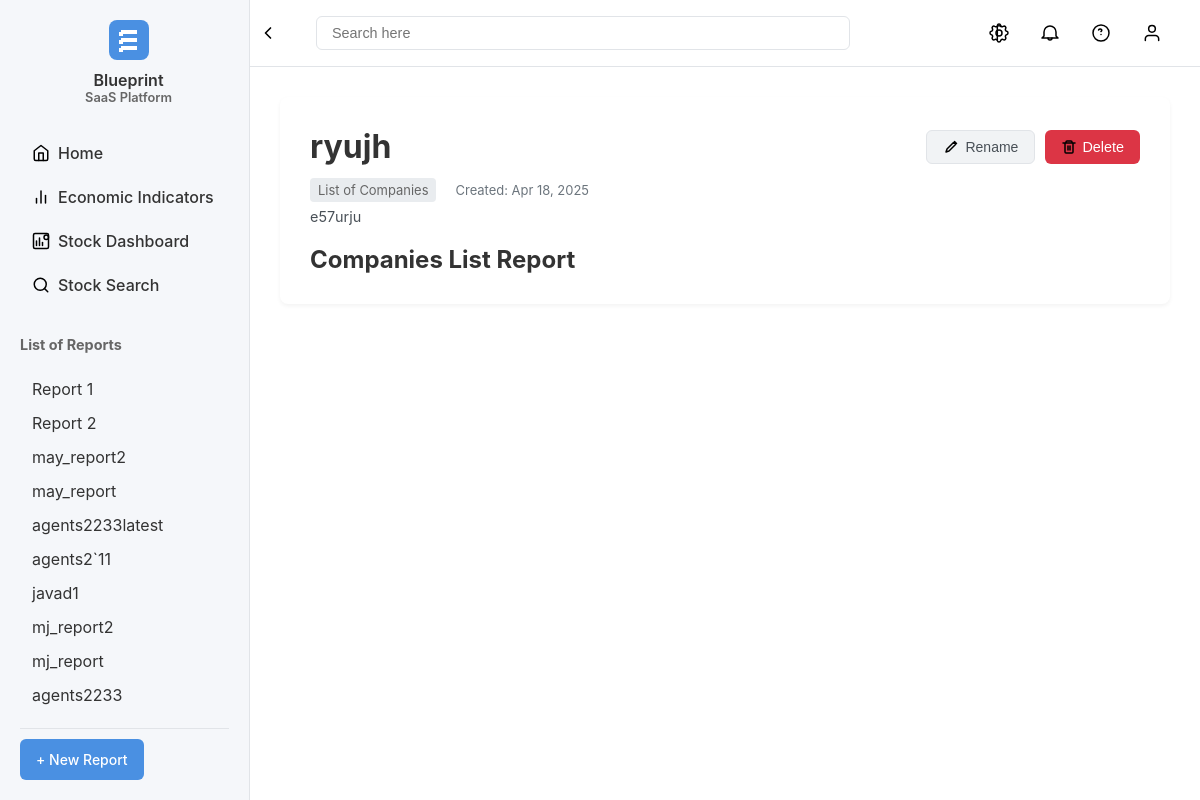
Screenshot of /dashboard/report/6/ with the database file from the repository.
### dashboard/models.py (models this page shows, shortened)
class Report(models.Model):
    REPORT_TYPES = [
        ('individual', 'Individual Company'),
        ('list', 'List of Companies'),
        ('market', 'Market Sector'),
    ]
    name = models.CharField(max_length=200)
    report_type = models.CharField(max_length=20, choices=REPORT_TYPES)
    description = models.TextField(blank=True, null=True)
    submitted_text = models.TextField(blank=True, null=True)
    created_at = models.DateTimeField(auto_now_add=True)
    updated_at = models.DateTimeField(auto_now=True)

### dashboard/views.py (the view)
# urls.py: path('report/<int:report_id>/', views.view_report, name='view_report'),
def view_report(request, report_id):
    report = get_object_or_404(Report, id=report_id)
    latest_analysis = StockAnalysis.objects.filter(report=report).order_by('-created_at').first()
    context = {
        'report': report,
        'latest_analysis': latest_analysis,
        **get_reports_context()
    }
    return render(request, 'dashboard/view_report.html', context)

### dashboard/context_processors.py (called while the page is built)
def reports_processor(request):
    return {'reports': Report.objects.all().order_by('-created_at')}

### dashboard/views.py (called while the page is built)
def get_reports_context():
    return {'reports': Report.objects.all().order_by('-created_at')}

### dashboard/templates/dashboard/view_report.html (shortened to what this page needs)
{% extends 'dashboard/base.html' %}
{% load static %}
{% block content %}
<div class="report-view">
    <div class="report-header">
        <div class="report-title">
            <h1 id="report-name">{{ report.name }}</h1>
            <div class="report-actions">
                <button class="btn-secondary" onclick="startRename()">
                    <img src="{% static 'dashboard/images/edit.svg' %}" alt="Edit" class="icon">
                    Rename
                </button>
                <button class="btn-danger" onclick="showDeleteModal()">
                    <img src="{% static 'dashboard/images/delete.svg' %}" alt="Delete" class="icon">
                    Delete
                </button>
            </div>
        </div>
        <div class="report-meta">
            <span class="report-type">{{ report.get_report_type_display }}</span>
            <span class="report-date">Created: {{ report.created_at|date:"M d, Y" }}</span>
            {% if report.description %}
            <div class="report-description">
                <p>{{ report.description }}</p>
            </div>
            {% endif %}
        </div>
    </div>
    <div class="report-content">
        {% if report.report_type == 'individual' %}
            <div class="company-report">
                <h2>Individual Company Report</h2>
                <div class="text-submission-form">
                    <h3>Enter Name of the Public Company</h3>
                    <div class="quick-links">
                        <a href="{% url 'stock_analyzer:stock_dashboard' %}" class="btn-secondary">
                            <img src="{% static 'dashboard/images/chart.svg' %}" alt="Dashboard" class="icon">
                            Stock Dashboard
                        </a>
                        <a href="{% url 'stock_analyzer:stock_search' %}" class="btn-secondary">
                            <img src="{% static 'dashboard/images/search.svg' %}" alt="Search" class="icon">
                            Search Stocks
                        </a>
                    </div>
                    <form id="text-submission-form" method="POST" action="{% url 'stock_analyzer:process_stock_analysis' report.id %}">
                        {% csrf_token %}
                        <div class="form-group">
                            <input type="text" id="stock-symbol" name="stock_symbol" class="form-control" placeholder="e.g., AAPL, TSLA, MSFT" required>
                        </div>
                        <div class="button-group">
                            <button type="submit" class="btn-primary analyze-btn">
                                <img src="{% static 'dashboard/images/chart.svg' %}" alt="Chart" class="icon">
                                Analyze Stock
                            </button>
                            <button type="button" class="btn-primary stock-info-btn" onclick="getStockInfo()">
                                <img src="{% static 'dashboard/images/info.svg' %}" alt="Info" class="icon">
                                Stock Information Report
                            </button>
                        </div>
                    </form>
                    <div id="analysis-status" class="analysis-status" style="display: none;">
                        <div class="spinner"></div>
                        <p>Analyzing stock data...</p>
                    </div>
                    <div class="reports-container">
                        <div id="stock-info-result" class="stock-info-result" style="display: none;">
                            <div class="stock-info-header">
                                <h2>Stock Information for <span id="info-symbol"></span></h2>
                            </div>
                            <div class="stock-info-content">
                            </div>
                        </div>
                        <div id="analysis-result" class="analysis-result" {% if not latest_analysis %}style="display: none;"{% endif %}>
                            <div class="analysis-header">
                                <h2>Analysis Results for <span id="result-symbol">{% if latest_analysis %}{{ latest_analysis.stock_symbol }}{% endif %}</span></h2>
                                <div class="analysis-actions">
                                    <button id="toggle-full-analysis" class="btn-secondary">View Full Analysis</button>
                                    {% if latest_analysis %}
                                    <a href="{% url 'stock_analyzer:stock_dashboard_with_symbol' latest_analysis.stock_symbol %}" class="btn-primary">
                                        <img src="{% static 'dashboard/images/chart.svg' %}" alt="Dashboard" class="icon">
                                        View Stock Dashboard
                                    </a>
                                    {% endif %}
                                </div>
                            </div>
                            <div class="analysis-content markdown-content">
                                {% if latest_analysis %}
                                    <div class="analysis-preview">
                                        {{ latest_analysis.analysis_result|safe }}
                                    </div>
                                    <div class="analysis-full" style="display: none;">
                                        {{ latest_analysis.analysis_result|safe }}
                                    </div>
                                {% endif %}
                            </div>
                        </div>
                    </div>
                </div>
            </div>
        {% elif report.report_type == 'list' %}
            <div class="companies-list">
                <h2>Companies List Report</h2>
            </div>
        {% elif report.report_type == 'market' %}
            <div class="market-report">
                <h2>Market Sector Report</h2>
            </div>
        {% endif %}
    </div>
</div>
{% endblock %}
{% block extra_css %}
<link rel="stylesheet" href="{% static 'dashboard/css/view_report.css' %}">
{% endblock %}

### dashboard/templates/dashboard/base.html (shortened to what this page needs)
<!DOCTYPE html>
<html lang="en">
<head>
    {% load static %}
    <link rel="stylesheet" href="{% static 'dashboard/css/style.css' %}">
    {% block extra_css %}{% endblock %}
</head>
<body>
    <div class="container">
        <aside class="sidebar">
            <div class="logo-container">
                <img src="{% static 'dashboard/images/logo.svg' %}" alt="Blueprint" class="logo">
                <span>Blueprint</span>
                <span class="subtitle">SaaS Platform</span>
            </div>
            <div class="top-nav-items">
                <ul>
                    <li><a href="/" class="nav-item {% if request.path == '/' %}active{% endif %}">
                        <img src="{% static 'dashboard/images/home.svg' %}" alt="Home" class="icon">
                        Home
                    </a></li>
                    <li><a href="{% url 'stock_analyzer:economic_dashboard' %}" class="nav-item {% if '/stock-analyzer/economic/' in request.path %}active{% endif %}">
                        <img src="{% static 'dashboard/images/chart.svg' %}" alt="Economic Indicators" class="icon">
                        Economic Indicators
                    </a></li>
                    <li><a href="{% url 'stock_analyzer:stock_dashboard' %}" class="nav-item {% if '/stock-analyzer/dashboard/' in request.path %}active{% endif %}">
                        <img src="{% static 'dashboard/images/analytics.svg' %}" alt="Stock Dashboard" class="icon">
                        Stock Dashboard
                    </a></li>
                    <li><a href="{% url 'stock_analyzer:stock_search' %}" class="nav-item {% if '/stock-analyzer/search/' in request.path %}active{% endif %}">
                        <img src="{% static 'dashboard/images/search.svg' %}" alt="Stock Search" class="icon">
                        Stock Search
                    </a></li>
                </ul>
            </div>
            <nav class="nav-menu">
                <div class="nav-section">
                    <h3>List of Reports</h3>
                    <ul>
                        <li><a href="{% url 'dashboard:report1' %}" class="nav-item {% if request.path == '/dashboard/report1/' %}active{% endif %}">Report 1</a></li>
                        <li><a href="{% url 'dashboard:report2' %}" class="nav-item {% if request.path == '/dashboard/report2/' %}active{% endif %}">Report 2</a></li>
                        {% if reports %}
                            {% for report in reports %}
                                <li><a href="{% url 'dashboard:view_report' report.id %}" class="nav-item {% if request.resolver_match.kwargs.report_id == report.id|stringformat:'s' %}active{% endif %}">{{ report.name }}</a></li>
                            {% endfor %}
                        {% endif %}
                    </ul>
                </div>
                <div class="new-report-btn">
                    <a href="{% url 'dashboard:new_report' %}" class="btn-primary">+ New Report</a>
                </div>
            </nav>
        </aside>
        <main class="main-content">
            <header class="top-bar">
                <div class="search-container">
                    <button id="sidebar-toggle" class="icon-button">
                        <img src="{% static 'dashboard/images/menu.svg' %}" alt="Toggle Sidebar" class="sidebar-icon">
                    </button>
                    <input type="search" placeholder="Search here" class="search-input">
                </div>
                <div class="top-bar-actions">
                    <button class="icon-button settings">
                        <img src="{% static 'dashboard/images/settings.svg' %}" alt="Settings">
                    </button>
                    <button class="icon-button notifications">
                        <img src="{% static 'dashboard/images/bell.svg' %}" alt="Notifications">
                    </button>
                    <button class="icon-button help">
                        <img src="{% static 'dashboard/images/help.svg' %}" alt="Help">
                    </button>
                    <button class="icon-button profile">
                        <img src="{% static 'dashboard/images/profile.svg' %}" alt="Profile">
                    </button>
                </div>
            </header>
            <div class="content">
                {% block content %}
                {% endblock %}
            </div>
        </main>
    </div>
</body>
</html>

### dashboard/static/dashboard/css/view_report.css (style rules this page uses)
.btn-secondary { background-color: #f1f3f5; color: #495057; border: 1px solid #e1e4e8; padding: 8px 16px; border-radius: 6px; font-size: 14px; text-decoration: none; display: inline-flex; align-items: center; gap: 6px; transition: all 0.2s ease; }
.report-title { display: flex; justify-content: space-between; align-items: center; width: 100%; }
.report-actions { display: flex; gap: 10px; margin-left: auto; }
.report-header { margin-bottom: 20px; }
.report-meta { margin-top: 15px; }
.report-type { background-color: #e9ecef; padding: 4px 8px; border-radius: 4px; font-size: 0.9em; margin-right: 15px; }
.report-date { color: #6c757d; font-size: 0.9em; }
.report-description { margin-top: 10px; color: #495057; }
.btn-primary { display: inline-flex; align-items: center; gap: 0.5rem; padding: 0.75rem 1rem; border-radius: 6px; font-size: 14px; font-weight: 500; cursor: pointer; transition: all 0.2s ease; }

### rows the page displays
Report: name "may_report2"
Report: name "may_report"
Report: name "agents2233latest"
Report: name "agents2`11"
Report: name "javad1"
Report: name "mj_report2"
Report: name "mj_report"
Report: name "agents2233"
Report: name "ryujh", report_type "List of Companies", created_at "Apr 18, 2025", description "e57urju"
